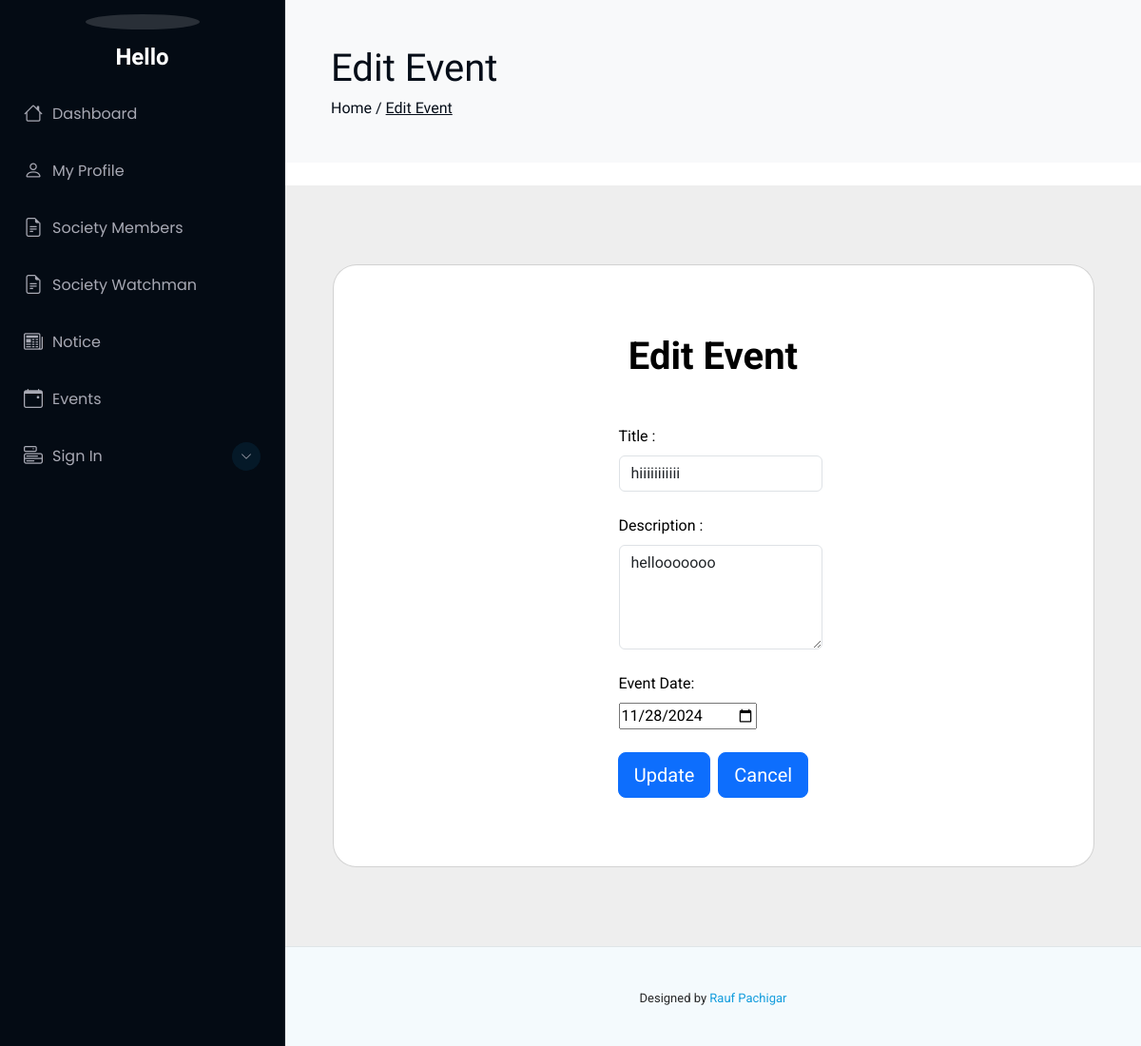
Page /Events/6/edit/ on the committed database.
### societyapp/models.py (models this page shows, shortened)
class Event(models.Model):
    title = models.CharField(max_length=100)
    description = models.TextField()
    event_date = models.DateField()

### societyapp/views.py (the view, shortened to what this page needs)
# urls.py: path('Events/<int:event_id>/edit/', views.event_update, name='event_update'),
def event_update(request, event_id):
    event = get_object_or_404(Event, id=event_id)
    return render(request, 'event_form.html', {'event': event})

### templates/event_form.html (shortened to what this page needs)
{% extends 'base.html' %}
{% block intro %}
{% if event %}Edit Event{% else %}Create Event{% endif %}
{% endblock intro %}
{% block heading %}
{% if event %}Edit Event{% else %}Create Event{% endif %}
{% endblock heading %}
{% block content %}
<section class="vh-100" style="background-color: #eee;">
    <div class="container h-100">
      <div class="row d-flex justify-content-center align-items-center h-100">
        <div class="col-lg-12 col-xl-11">
          <div class="card text-black" style="border-radius: 25px;">
            <div class="card-body p-md-5">
              <div class="row justify-content-center">
                <div class="col-md-10 col-lg-6 col-xl-5 order-2 order-lg-1">
                  <p class="text-center h1 fw-bold mb-5 mx-1 mx-md-4 mt-4">{% if event %}Edit Event{% else %}Create Event{% endif %}</p>
                  <form method="post" class="mx-1 mx-md-4">
                    <div class="d-flex flex-row align-items-center mb-4">
                      <div data-mdb-input-init class="form-outline flex-fill mb-0">
                        <label class="form-label" for="form3Example3c">Title :</label>
                        <input type="text" id="title" name="title" class="form-control" value="{% if event %}{{ event.title }}{% endif %}" required>
                      </div>
                    </div>
                    <div class="d-flex flex-row align-items-center mb-4">
                      <div data-mdb-input-init class="form-outline flex-fill mb-0">
                        <label class="form-label" for="form3Example4c">Description :</label>
                        <textarea id="description" name="description" rows="4" class="form-control" required>{% if event %}{{ event.description }}{% endif %}</textarea>
                      </div>
                    </div>
                    <div class="d-flex flex-row align-items-center mb-4">
                      <div data-mdb-input-init class="form-outline flex-fill mb-0">
                    <label class="form-label"  for="event_date">Event Date:</label>
                    <input type="date" id="event_date" name="event_date" value="{% if event %}{{ event.event_date|date:'Y-m-d' }}{% endif %}" required>
                  </div>
                </div>
                    <div class="d-flex justify-content-center mx-4 mb-3 mb-lg-4">
                      <button  type="submit" data-mdb-button-init data-mdb-ripple-init class="btn btn-primary btn-lg me-2">{% if event %}Update{% else %}Create{% endif %}</button>
                      <a href="{% url 'event_list' %}" class="btn btn-primary btn-lg ">Cancel</a>
                    </div>
                  </form>
                </div>
                </div>
              </div>
            </div>
          </div>
        </div>
      </div>
  </section>
{% endblock content %}

### static/assets/css/main.css (style rules this page uses)
:root { --default-font: "Roboto", system-ui, -apple-system, "Segoe UI", Roboto, "Helvetica Neue", Arial, "Noto Sans", "Liberation Sans", sans-serif, "Apple Color Emoji", "Segoe UI Emoji", "Segoe UI Symbol", "Noto Color Emoji"; --heading-font: "Raleway", sans-serif; --nav-font: "Poppins", sans-serif; }
:root { --background-color: #ffffff; --default-color: #272829; --heading-color: #050d18; --accent-color: #149ddd; --surface-color: #ffffff; --contrast-color: #ffffff; }
:root { --nav-color: #a8a9b4; --nav-hover-color: #ffffff; --nav-mobile-background-color: #040b14; --nav-dropdown-background-color: #040b14; --nav-dropdown-color: #a8a9b4; --nav-dropdown-hover-color: #ffffff; }
:root { scroll-behavior: smooth; }
body { color: var(--default-color); background-color: var(--background-color); font-family: var(--default-font); }
a { color: var(--accent-color); text-decoration: none; transition: 0.3s; }
section, .section { color: var(--default-color); background-color: var(--background-color); padding: 60px 0; overflow: clip; }

### rows in the picture
Event: title "hiiiiiiiiiii", description "hellooooooo", event_date "11/28/2024"
